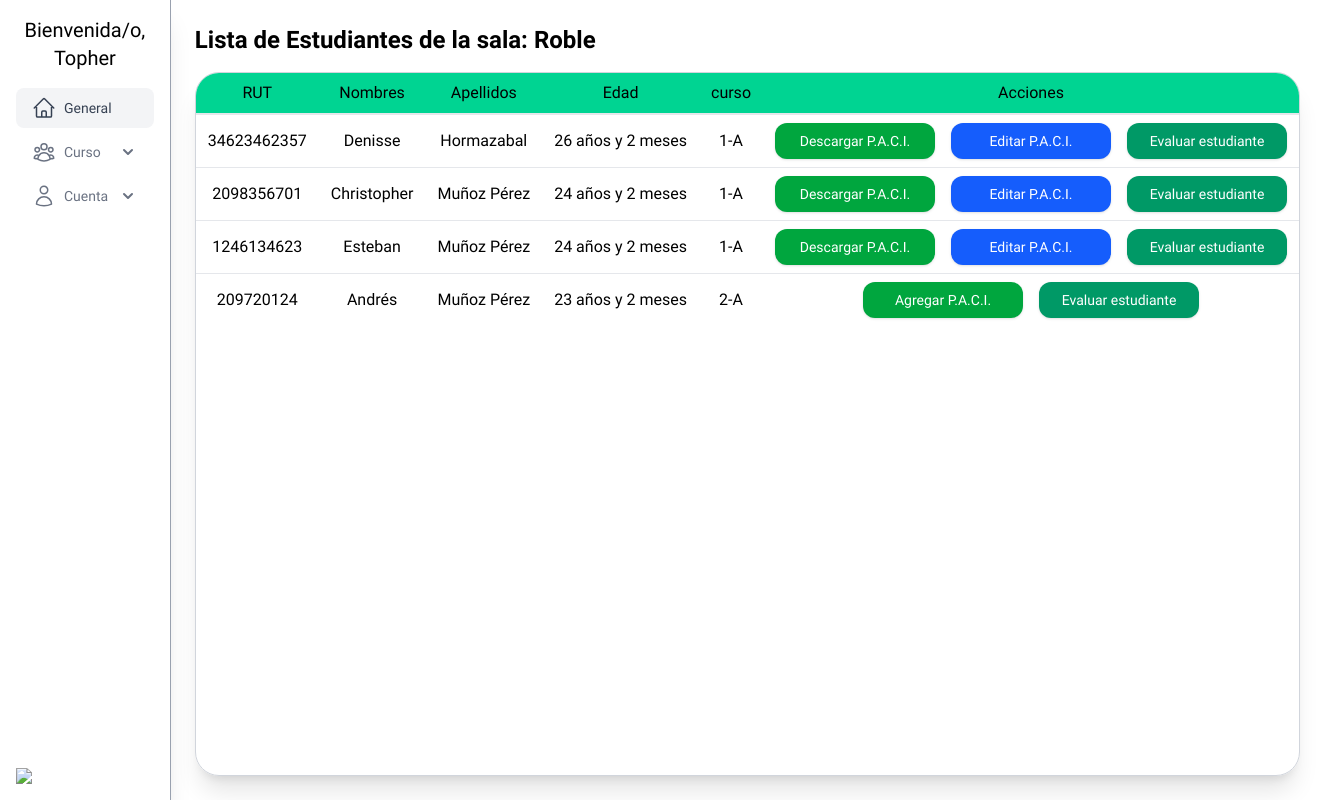
Page /core/estudiantes (signed in) on the earlier database version.
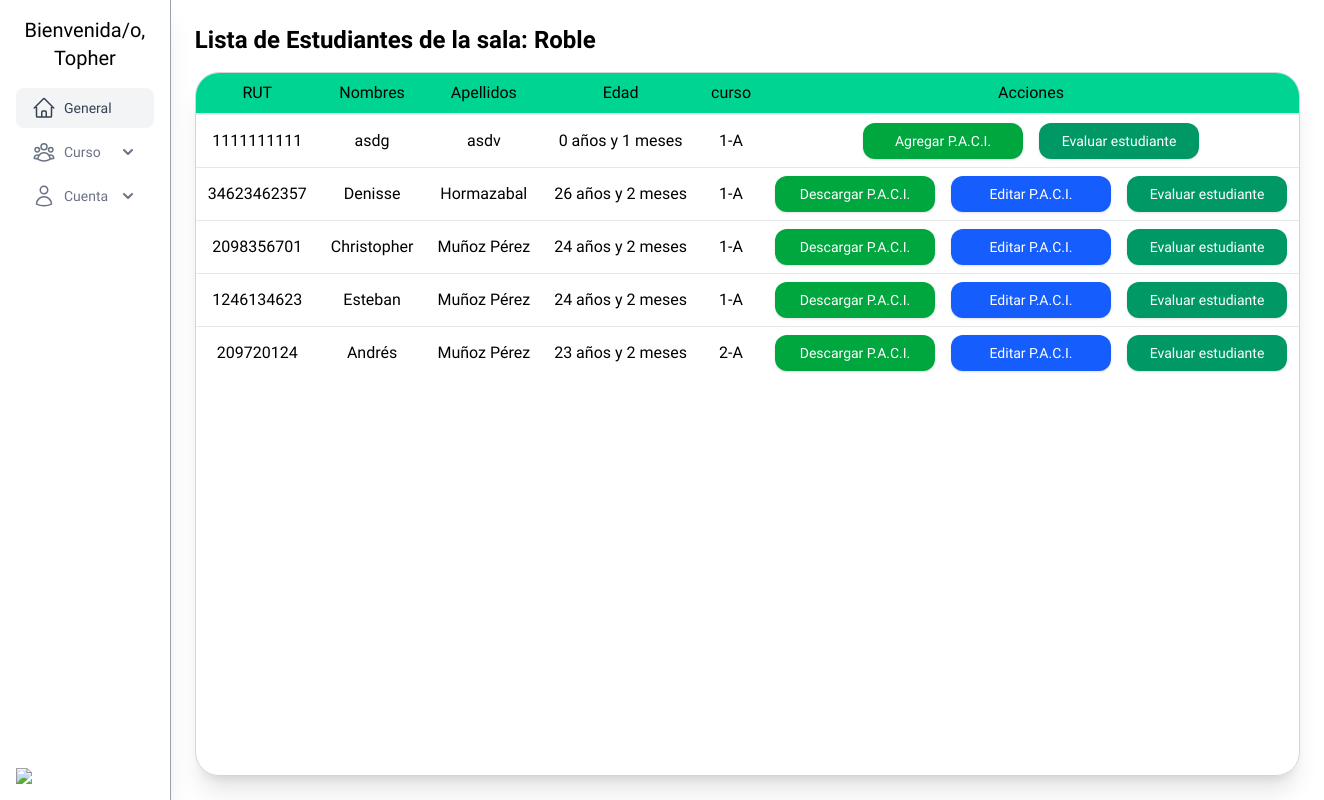
Same page on the later database version.
### core/models.py (models this page shows, shortened)
class DateTime(models.Model):
    created_at = models.DateTimeField(auto_now_add=True)
    updated_at = models.DateTimeField(auto_now=True)
    class Meta:
        abstract = True

class Estudiante(DateTime):
    first_name = models.CharField(max_length=150)
    last_name = models.CharField(max_length=150)
    rut = models.CharField(max_length=10, unique=True, verbose_name="RUT")
    birth_date = models.DateField()
    bapDiag = models.CharField(max_length=40)
    address = models.CharField(max_length=40)
    commune = models.CharField(max_length=40)
    etnia = models.CharField(max_length=40, null=True, blank=True)
    parents = models.ManyToManyField(Apoderado, related_name="students", blank=True)
    curso = models.ForeignKey(
        Curso, on_delete=models.CASCADE, related_name="students", null=True, blank=True
    )
    nivel = models.CharField(max_length=10, choices=Nivel.choices, default=Nivel.BASIC)
    def get_age(self):
        from datetime import date
        today = date.today()
        age = today.year - self.birth_date.year
        month = today.month - self.birth_date.month
        if month < 0:
            age -= 1
            month += 12
        elif month == 0 and today.day < self.birth_date.day:
            age -= 1
            month = 11
        return f"{age} años y {month} meses"
    @property
    def edad(self):
        return self.get_age()

class Curso(DateTime):
    level = models.CharField(max_length=10, choices=Nivel.choices, default=Nivel.BASIC)
    name = models.CharField(max_length=25)
    sala_id = models.ForeignKey(
        Sala, on_delete=models.CASCADE, related_name="cursos", null=True
    )

### core/views.py (the view)
# urls.py: path('estudiantes', estudiantes_view, name='estudiantes'),
def estudiantes_view(request):
    user = request.user
    estudiantes = Estudiante.objects.none()
    if hasattr(user, 'sala') and user.sala:
        estudiantes = Estudiante.objects.filter(
            curso__sala_id=user.sala.id
        ).annotate(
            tiene_paci=Exists(PaciAppModel.objects.filter(student=OuterRef("pk"))),
            tiene_instrumento=Exists(Instrumento_evaluacion.objects.filter(estudiante=OuterRef("pk"))),
            cantidad_evaluaciones=Count(
                'instrumento', distinct=True
            ),
            tiene_nota=Case(
                When(cantidad_evaluaciones__gt=0, then=Value(True)),
                default=Value(False),
                output_field=BooleanField()
            ),
            evaluaciones_completas=Case(
                When(cantidad_evaluaciones__gte=3, then=Value(True)),
                default=Value(False),
                output_field=BooleanField()
            )
        ).order_by(Lower('last_name'))
    else:
        estudiantes = Estudiante.objects.none()
    context = {
        "estudiantes": estudiantes,
        'sala': user.sala if hasattr(user, 'sala') else None,
    }
    return render(request, "estudiantes.html", context)

### core/a.py (called while the page is built)
def estudiantes_global(request):
    student = Estudiante.objects.all()
    users = User.objects.filter(role="TEACHER")
    return {
        'estudiantes': student,
        'users': users
    }

### core/templates/estudiantes.html (shortened to what this page needs)
{% extends 'base.html'%} {% block content %}
{% if sala %}
<h1 class="text-2xl font-bold mb-4">Lista de Estudiantes de la sala: {{ sala.nombre_sala }}</h1>
{% else %}
<h1 class="text-2xl font-bold mb-4">Lista de Estudiantes</h1>
{% endif %}
{% if estudiantes %}
<div
    class="h-full overflow-x-auto rounded-3xl border border-gray-300 shadow-xl dark:border-gray-600 dark:bg-gray-900"
>
    <table class="min-w-full divide-y-2 divide-gray-200 dark:divide-gray-700">
        <thead
            class="bg-emerald-400 dark:bg-gray-800 tr:text-left rtl:text-right"
        >
            <tr class="*:font-medium dark:*:text-white">
                <th class="text-center px-3 py-2 whitespace-nowrap">RUT</th>
                <th class="text-center px-3 py-2 whitespace-nowrap">Nombres</th>
                <th class="text-center px-3 py-2 whitespace-nowrap">Apellidos</th>
                <th class="text-center px-3 py-2 whitespace-nowrap">Edad</th>
                <th class="text-center px-3 py-2 whitespace-nowrap">curso</th>
                <th class="text-center px-3 py-2 whitespace-nowrap">Acciones</th>
            </tr>
        </thead>
        <tbody class="divide-y divide-gray-200 dark:divide-gray-700">
            {% for estudiante in estudiantes %}
    <tr class="*:first:font-medium dark:*:text-white">
        <td class="text-center px-3 py-2 whitespace-nowrap">{{ estudiante.rut }}</td>
        <td class="text-center px-3 py-2 whitespace-nowrap">{{ estudiante.first_name }}</td>
        <td class="text-center px-3 py-2 whitespace-nowrap">{{ estudiante.last_name }}</td>
        <td class="text-center px-3 py-2 whitespace-nowrap">{{ estudiante.edad }}</td>
        <td class="text-center px-3 py-2 whitespace-nowrap">{{ estudiante.curso.name }}</td>
        <td class="flex gap-4 justify-center px-3 py-2 whitespace-nowrap">
            {% if estudiante.tiene_paci %}
                <a class="w-40 text-center rounded-xl bg-green-600 p-2 text-white text-sm hover:bg-green-700 transition-colors shadow-sm"
                   href="{% url 'paciApp:pdf_paci' estudiante.id %}">
                    Descargar P.A.C.I.
                </a>
                <a class="w-40 text-center rounded-xl bg-blue-600 p-2 text-white text-sm hover:bg-blue-700 transition-colors shadow-sm"
                   href="{% url 'paciApp:edit_paci' estudiante.id %}">
                    Editar P.A.C.I.
                </a>
            {% else %}
                <a class="w-40 text-center rounded-xl bg-green-600 p-2 text-white text-sm hover:bg-green-700 transition-colors shadow-sm"
                   href="{% url 'paciApp:paci_list' estudiante.id %}">
                    Agregar P.A.C.I.
                </a>
            {% endif %}
            {% if estudiante.cantidad_evaluaciones < 3 %}
                <a class="w-40 text-center rounded-xl bg-emerald-600 p-2 text-white text-sm hover:bg-emerald-700 transition-colors shadow-sm"
                   href="{% url 'instrumentosApp:evaluar' estudiante.id estudiante.cantidad_evaluaciones|add:1 %}">
                    Evaluar estudiante
                </a>
            {% else %}
                <a class="w-40 text-center rounded-xl bg-blue-600 p-2 text-white text-sm hover:bg-blue-700 transition-colors shadow-sm"
                   href="{% url 'coreApp:send_mail' estudiante.id %}">
                    Enviar correo
                </a>
            {% endif %}
        </td>
    </tr>
{% endfor %}
        </tbody>
    </table>
</div>
{% else %}
<p>No hay estudiantes registrados.</p>
{% endif %}
{% endblock %}

Differences in the rows shown:
added Estudiante: rut "1111111111", first_name "asdg", last_name "asdv", edad "0 años y 1 meses", curso.name "1-A", shows "Agregar P.A.C.I.", shows "Evaluar estudiante"
computed for Estudiante "Andrés": text "Agregar P.A.C.I." → "Descargar P.A.C.I. Editar P.A.C.I."
